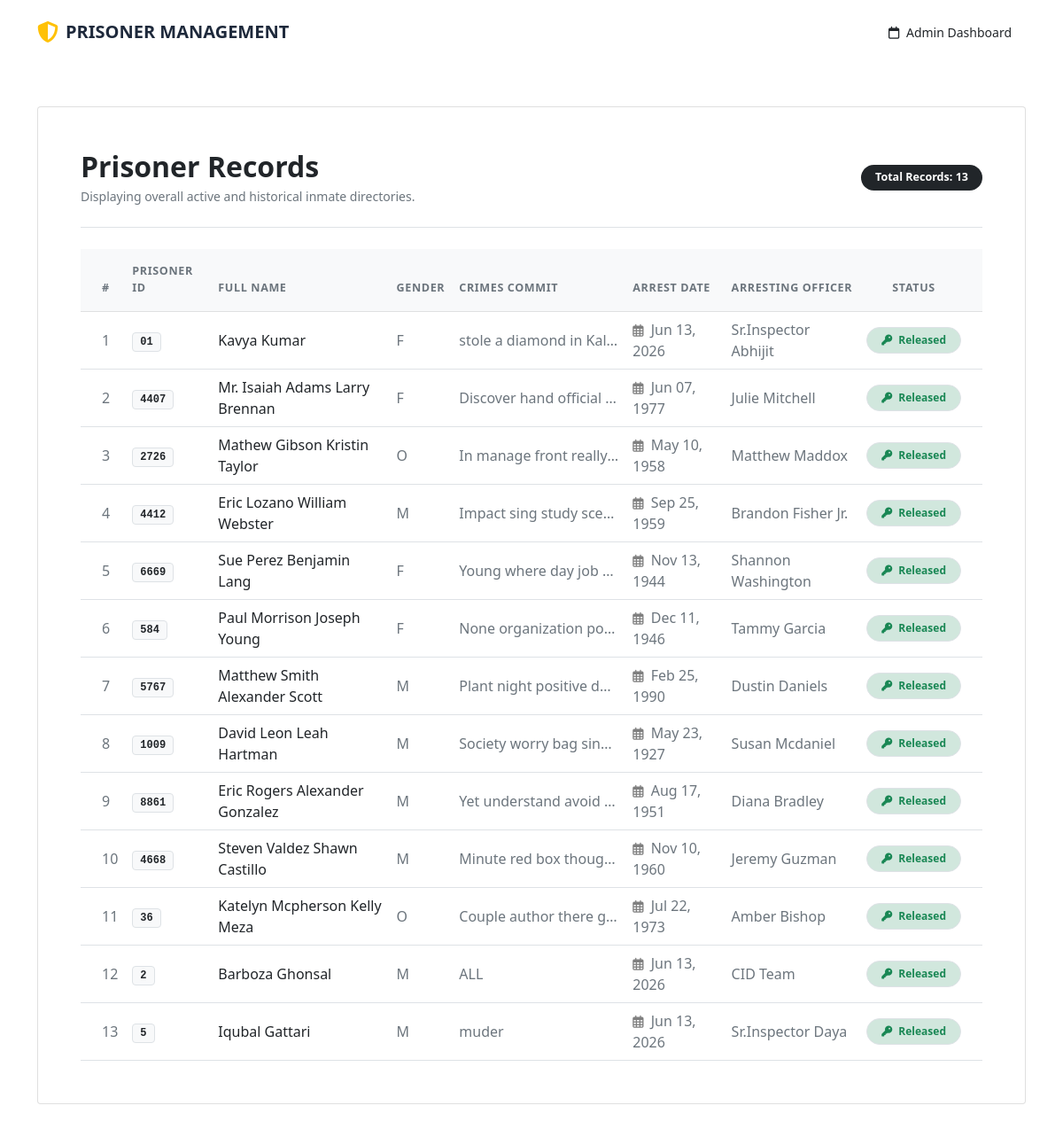
The page / on the database its author committed.
### testapp/models.py (models this page shows, shortened)
class Prisoner(models.Model):
    STATUS_CHOICES = [
        ('under_trial', 'Under Trial'),
        ('convicted', 'Convicted'),
        ('released', 'Released'),
    ]
    prisoner_id = models.CharField(max_length=20, unique=True) # Unique ID (e.g., Prisoner No.)
    first_name = models.CharField(max_length=50)
    last_name = models.CharField(max_length=50)
    date_of_birth = models.DateField()
    gender = models.CharField(max_length=10, choices=[('M', 'Male'), ('F', 'Female'), ('O', 'Other')])
    identification_mark = models.TextField(blank=True, null=True)
    photo = models.ImageField(upload_to='prisoners_photos/', blank=True, null=True)
    crimes = models.CharField() # A prisoner can commit multiple crimes
    arrest_date = models.DateField()
    phone_number = models.CharField(max_length=10) # Barrack or Cell identification
    fingerprint = models.BooleanField(default=False)
    status = models.CharField(max_length=20, choices=STATUS_CHOICES, default='under_trial')
    arresting_officer = models.CharField(null=True, blank=True)

### testapp/views.py (the view)
# urls.py: path('', views.retrive_view, name='retrive_view'),
def retrive_view(request):
    prisoner_query_set = Prisoner.objects.all()  # select * from Prision
    return render(request, 'testapp/retrive.html', {'prisoner_query_set':prisoner_query_set})

### templates/testapp/retrive.html (shortened to what this page needs)
{% extends 'testapp/base.html' %}
{% block content %}
<div class="card card-premium p-4 p-md-5 animate fade-in">
    <div class="d-flex flex-column flex-md-row justify-content-between align-items-md-center border-bottom pb-4 mb-4">
        <div>
            <h1 class="h2 fw-bold premium-heading mb-1">Prisoner Records</h1>
            <p class="text-muted small mb-0">Displaying overall active and historical inmate directories.</p>
        </div>
        <div class="mt-3 mt-md-0">
            <span class="badge bg-dark px-3 py-2 rounded-pill fs-7">
                Total Records: {{ prisoner_query_set|length }}
            </span>
        </div>
    </div>
    <div class="table-responsive">
        <table class="table table-hover align-middle mb-0" style="min-width: 1000px;">
            <thead class="table-light text-secondary text-uppercase fs-7 tracking-wider">
                <tr>
                    <th class="ps-4 py-3">#</th>
                    <th class="py-3">Prisoner ID</th>
                    <th class="py-3">Full Name</th>
                    <th class="py-3">Gender</th>
                    <th class="py-3">Crimes Commit</th>
                    <th class="py-3">Arrest Date</th>
                    <th class="py-3">Arresting Officer</th>
                    <th class="pe-4 py-3 text-center">Status</th>
                </tr>
            </thead>
            <tbody class="border-top-0 text-dark">
                {% for pri in prisoner_query_set %}
                <tr>
                    <td class="ps-4 fw-medium text-muted">{{ forloop.counter }}</td>
                    <td>
                        <span class="badge bg-light text-dark border px-2 py-1 font-monospace fw-semibold">
                            {{ pri.prisoner_id }}
                        </span>
                    </td>
                    <td class="fw-semibold text-dark">
                        {{ pri.first_name }} {{ pri.last_name }}
                    </td>
                    <td class="text-muted text-capitalize">
                        {{ pri.gender }}
                    </td>
                    <td>
                        <div class="text-truncate text-muted" style="max-width: 180px;" title="{{ pri.crimes }}">
                            {{ pri.crimes }}
                        </div>
                    </td>
                    <td class="text-muted">
                        <i class="fa-regular fa-calendar-days me-1 text-black-50 small"></i>
                        {{ pri.arrest_date|date:"M d, Y" }}
                    </td>
                    <td class="text-muted">
                        {{ pri.arresting_officer }}
                    </td>
                    <td class="pe-4 text-center">
                        {% if pri.status|lower == 'active' or pri.status|lower == 'serving' %}
                        <span
                            class="badge bg-danger-subtle text-danger px-3 py-2 rounded-pill fw-medium border border-danger-subtle w-100">
                            <i class="fa-solid fa-lock me-1"></i> Active
                        </span>
                        {% else %}
                        <span
                            class="badge bg-success-subtle text-success px-3 py-2 rounded-pill fw-medium border border-success-subtle w-100">
                            <i class="fa-solid fa-key me-1"></i> Released
                        </span>
                        {% endif %}
                    </td>
                </tr>
                {% endfor %}
            </tbody>
        </table>
    </div>
</div>
{% endblock content %}

### templates/testapp/base.html (shortened to what this page needs)
<!doctype html>
<html lang="en">
<head>
    <link href="https://cdn.jsdelivr.net/npm/bootstrap@5.1.3/dist/css/bootstrap.min.css" rel="stylesheet"
>
    <link rel="stylesheet" href="https://cdnjs.cloudflare.com/ajax/libs/font-awesome/6.4.0/css/all.min.css">
</head>
<body>
    <nav class="navbar navbar-dark navbar-premium sticky-top py-3 mb-5">
        <div class="container">
            <a class="navbar-brand d-flex align-items-center fw-bold gap-2" href="#">
                <i class="fa-solid fa-shield-halved text-warning fs-4"></i>
                <span class="tracking-wide" style="color: #1e293b">PRISONER MANAGEMENT</span>
            </a>
            <div class="d-flex text-light-50 small">
                <span class="me-3"><i class="fa-regular fa-calendar me-1"></i> Admin Dashboard</span>
            </div>
        </div>
    </nav>
    <div class="container mb-5">
        {% block content %}
        {% endblock content %}
    </div>
</body>
</html>

### templates/testapp/retrive.html (style rules this page uses)
.fs-7 { font-size: 0.785rem; }
.tracking-wider { letter-spacing: 0.05em; }
.bg-success-subtle { background-color: #d1e7dd !important; }

### rows shown on the page
Prisoner: prisoner_id "01", first_name "Kavya", last_name "Kumar", gender "F", crimes "stole a diamond in Kal…", arrest_date "Jun 13, 2026", arresting_officer "Sr.Inspector Abhijit", status "Released"
Prisoner: prisoner_id "4407", first_name "Mr. Isaiah Adams", last_name "Larry Brennan", gender "F", crimes "Discover hand official…", arrest_date "Jun 07, 1977", arresting_officer "Julie Mitchell", status "Released"
Prisoner: prisoner_id "2726", first_name "Mathew Gibson", last_name "Kristin Taylor", gender "O", crimes "In manage front really…", arrest_date "May 10, 1958", arresting_officer "Matthew Maddox", status "Released"
Prisoner: prisoner_id "4412", first_name "Eric Lozano", last_name "William Webster", gender "M", crimes "Impact sing study sce…", arrest_date "Sep 25, 1959", arresting_officer "Brandon Fisher Jr.", status "Released"
Prisoner: prisoner_id "6669", first_name "Sue Perez", last_name "Benjamin Lang", gender "F", crimes "Young where day job…", arrest_date "Nov 13, 1944", arresting_officer "Shannon Washington", status "Released"
Prisoner: prisoner_id "584", first_name "Paul Morrison", last_name "Joseph Young", gender "F", crimes "None organization po…", arrest_date "Dec 11, 1946", arresting_officer "Tammy Garcia", status "Released"
Prisoner: prisoner_id "5767", first_name "Matthew Smith", last_name "Alexander Scott", gender "M", crimes "Plant night positive d…", arrest_date "Feb 25, 1990", arresting_officer "Dustin Daniels", status "Released"
Prisoner: prisoner_id "1009", first_name "David Leon", last_name "Leah Hartman", gender "M", crimes "Society worry bag sin…", arrest_date "May 23, 1927", arresting_officer "Susan Mcdaniel", status "Released"
Prisoner: prisoner_id "8861", first_name "Eric Rogers", last_name "Alexander Gonzalez", gender "M", crimes "Yet understand avoid…", arrest_date "Aug 17, 1951", arresting_officer "Diana Bradley", status "Released"
Prisoner: prisoner_id "4668", first_name "Steven Valdez", last_name "Shawn Castillo", gender "M", crimes "Minute red box thoug…", arrest_date "Nov 10, 1960", arresting_officer "Jeremy Guzman", status "Released"
Prisoner: prisoner_id "36", first_name "Katelyn Mcpherson", last_name "Kelly Meza", gender "O", crimes "Couple author there g…", arrest_date "Jul 22, 1973", arresting_officer "Amber Bishop", status "Released"
Prisoner: prisoner_id "2", first_name "Barboza", last_name "Ghonsal", gender "M", crimes "ALL", arrest_date "Jun 13, 2026", arresting_officer "CID Team", status "Released"
Prisoner: prisoner_id "5", first_name "Iqubal", last_name "Gattari", gender "M", crimes "muder", arrest_date "Jun 13, 2026", arresting_officer "Sr.Inspector Daya", status "Released"

### other values the page prints
{{ prisoner_query_set|length }} "13"
